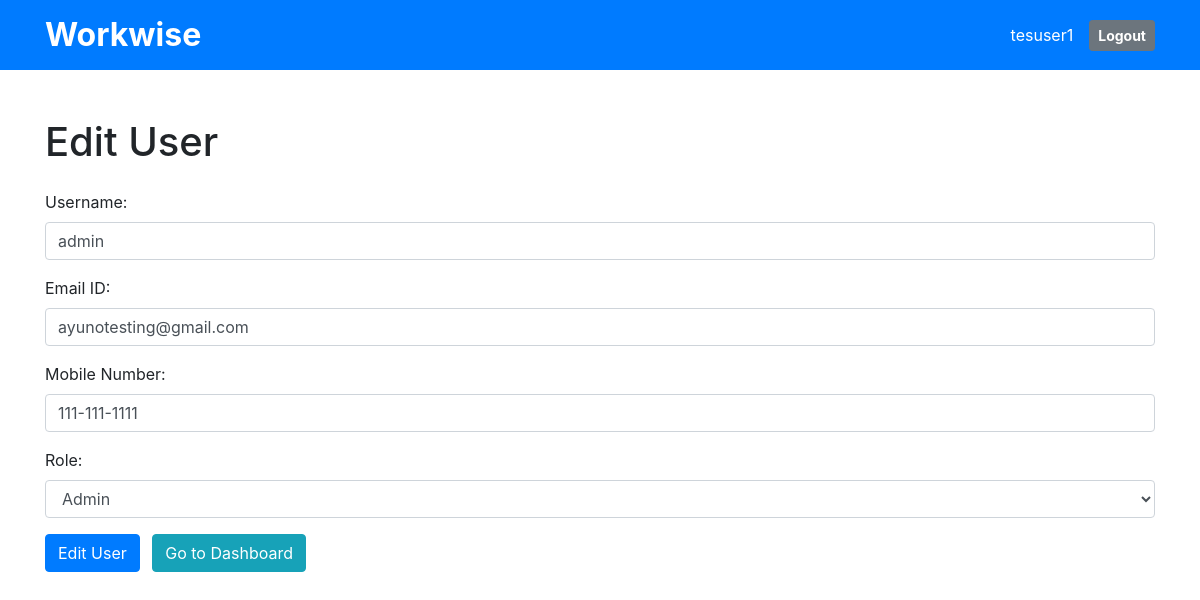
Screenshot of /user_page?id=1 (signed in) with the database file from the repository.
### app.py (models this page shows, shortened)
class User(db.Model, UserMixin):
    id = db.Column(db.Integer, primary_key=True)
    name = db.Column(db.String(100), nullable=True)
    email_id = db.Column(db.String(100), nullable=True)
    mobile_number = db.Column(db.String(100), nullable=True)
    designation = db.Column(db.String(100), nullable=True)
    address = db.Column(db.String(100), nullable=True)
    password_hash = db.Column(db.String(128), nullable=True)
    role = db.Column(db.String(20), nullable=True,
                     default='viewer')  # Roles: admin, dev, viewer
    created_date = db.Column(db.Date, nullable=True)
    modified_date = db.Column(db.Date, nullable=True)
    status = db.Column(db.String(20), default='Active')

### app.py (the view)
@app.route('/user_page', methods=['GET'])
@login_required
def user_page():
    print("user_page")
    user_id = request.args.get('id')
    if user_id:
        user = User.query.filter_by(id=user_id).all()[0]
        return render_template('create_user.html', user=user)
    return render_template('create_user.html')

### app.py (called while the page is built)
@login_manager.user_loader
def load_user(user_id):
    return db.session.get(User, int(user_id))

### templates/create_user.html (shortened to what this page needs)
<!DOCTYPE html>
<html lang="en">
<head>
  <link href="https://stackpath.bootstrapcdn.com/bootstrap/4.5.2/css/bootstrap.min.css" rel="stylesheet" />
</head>
<body>
  <div class="bg-primary text-white py-3">
    <div class="container d-flex justify-content-between align-items-center">
      <h1 class="mb-0" style="font-size: 2rem; font-weight: bold;">Workwise</h1>
      <div class="d-flex align-items-center">
        <span class="mr-3">{{ current_user.name }}</span>
        <a href="{{ url_for('logout') }}" class="btn btn-secondary btn-sm font-weight-bold">Logout</a>
      </div>
    </div>
  </div>
  <div class="container mt-5">
    {% if user %}
    <h1>Edit User</h1>
    <form method="POST" action="{{ url_for('create_user') }}" class="mt-4">
      <div class="form-group">
        <label for="username">Username:</label>
        <input type="text" name="username" class="form-control" value="{{ user.name }}" required
          pattern="^[A-Za-z]+(?:[ _-][A-Za-z]+)*$" title="Username should only contain letters, spaces, underscores, and hyphens" />
      </div>
      <div class="form-group">
        <label for="email_id">Email ID:</label>
        <input
          type="email"
          name="email_id"
          class="form-control"
          value="{{ user.email_id }}"
          required
          placeholder="user@example.com"
          pattern="[a-zA-Z0-9._%+-]+@[a-zA-Z0-9.-]+\.[a-zA-Z]{2,}$"
          title="Please enter a valid email address (e.g., user@example.com)"
        />
      </div>
      <div class="form-group">
        <label for="mobile_number">Mobile Number:</label>
        <input type="text" name="mobile_number" class="form-control" id="mobile_number" value="{{ user.mobile_number }}" required />
      </div>
      <div class="form-group">
        <label for="role">Role:</label>
        <select name="role" id="role" class="form-control">
          {% if user.role == "viewer" %}
          <option value="viewer">Viewer</option>
          <option value="dev">Developer</option>
          <option value="admin">Admin</option>
          {% elif user.role == "dev" %}
          <option value="dev">Developer</option>
          <option value="viewer">Viewer</option>
          <option value="admin">Admin</option>
          {% else %}
          <option value="admin">Admin</option>
          {% endif %}
        </select>
      </div>
      <button type="submit" class="btn btn-primary">Edit User</button>
      <button type="button" class="btn btn-info ml-2" onclick="goToDashboard()">Go to Dashboard</button>
    </form>
    {% endif %}
  </div>
</body>
</html>

### rows the page displays
User: name "tesuser1"
User: username "admin", email_id "ayunotesting@gmail.com", mobile_number "111-111-1111", role "Admin"
